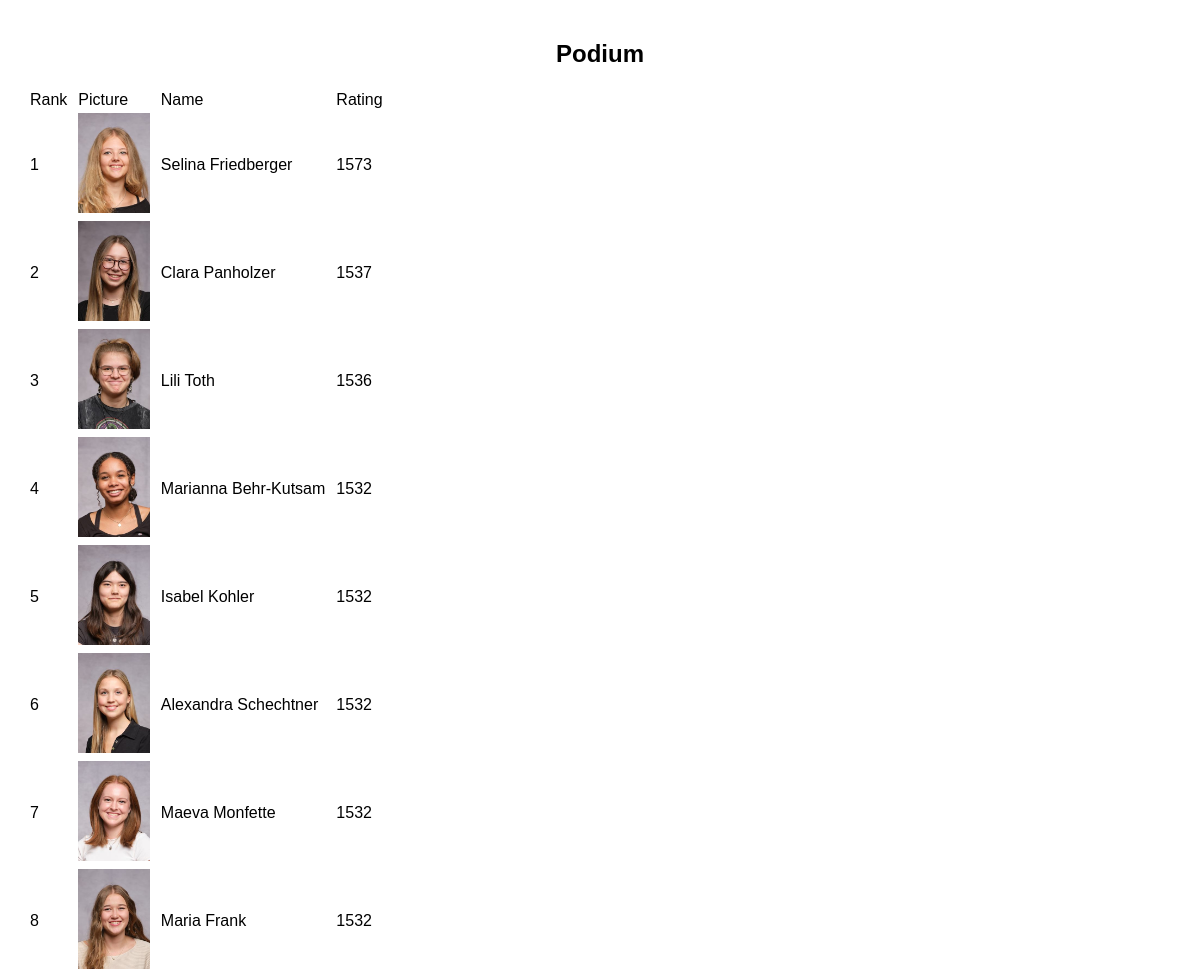
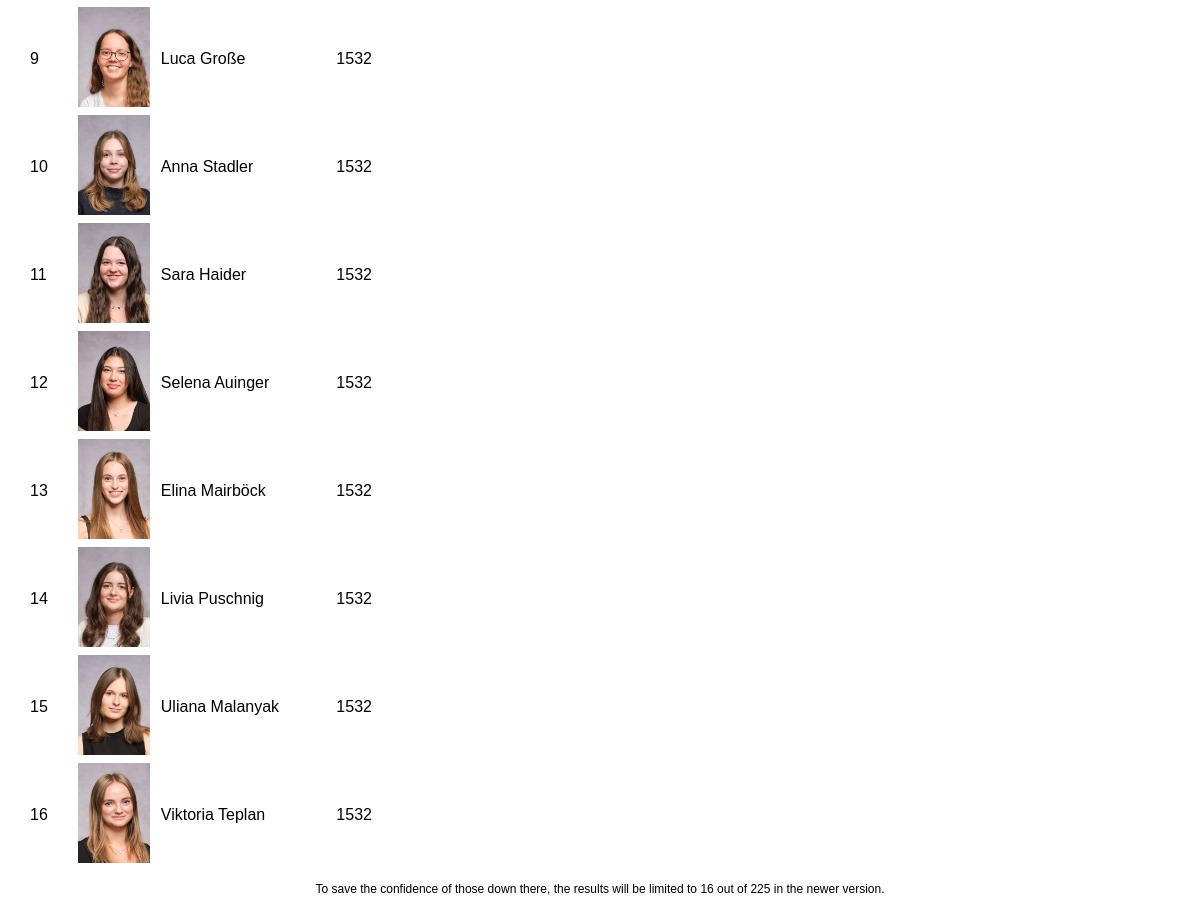
The page /podium on the database its author committed (2 pictures, top to bottom).
### app.py (models this page shows)
class Picture(db.Model):
    id = db.Column(db.Integer, primary_key=True)
    filename = db.Column(db.String(120), unique=True, nullable=False)  # Ensure filenames are unique
    elo_rating = db.Column(db.Integer, default=1500)

### app.py (the view)
@app.route('/podium')
def podium():
    all_pictures = Picture.query.filter(
        Picture.elo_rating != 1500,
    ).order_by(Picture.elo_rating.desc()).limit(16).all()
    podium_data = {
        rank + 1: {
            'filename': picture.filename,
            'elo_rating': round(picture.elo_rating)
        } for rank, picture in enumerate(all_pictures)
    }
    app.logger.info(f"Podium Data: {podium_data}")  # Log the podium data
    return render_template('podium.html', podium_data=podium_data)

### templates/podium.html (shortened to what this page needs)
<!DOCTYPE html>
<html lang="en">
<head>
    <link rel="stylesheet" href="{{ url_for('static', filename='podium.css') }}">
</head>
<body>
    <div class="container">
        <div class="podium-frame">
            <h2>Podium</h2>
            <div class="frame-frame">
                <table>
                    <thead>
                        <tr>
                            <th>Rank</th>
                            <th>Picture</th>
                            <th>Name</th>
                            <th>Rating</th>
                        </tr>
                    </thead>
                    <tbody>
                        {% for rank, entry in podium_data.items() %}
                        <tr>
                            <td>{{ rank }}</td>
                            <td>
                                <img src="{{ url_for('static', filename='uploads/' + entry['filename']) }}"
                                    alt="Picture" style="max-width: 100px; max-height: 100px;">
                            </td>
                            <td>{{ entry.filename.split('.')[0] }}</td>
                            <td class="elo-rating">{{ entry['elo_rating']|round|int }}</td>
                        </tr>
                        {% endfor %}
                    </tbody>
                </table>
                <p class="limit-text">To save the confidence of those down there, the results will be limited to 16 out of 225 in the newer version.</p>
            </div>
        </div>
    </div>
</body>
</html>

### static/podium.css (style rules this page uses)
body { font-family: Arial, sans-serif; margin: 0; }
th, td { font-weight: normal; text-align: left; padding-left: 8px; }
.podium-frame { text-align: center; padding: 20px; border: none; margin-top: 0px; }
.limit-text { font-size: 12px; }

### rows shown on the page
Picture: filename (picture), filename "Selina Friedberger"
Picture: filename (picture), filename "Clara Panholzer"
Picture: filename (picture), filename "Lili Toth"
Picture: filename (picture), filename "Marianna Behr-Kutsam"
Picture: filename (picture), filename "Isabel Kohler"
Picture: filename (picture), filename "Alexandra Schechtner"
Picture: filename (picture), filename "Maeva Monfette"
Picture: filename (picture), filename "Maria Frank"
Picture: filename (picture), filename "Luca Große"
Picture: filename (picture), filename "Anna Stadler"
Picture: filename (picture), filename "Sara Haider"
Picture: filename (picture), filename "Selena Auinger"
Picture: filename (picture), filename "Elina Mairböck"
Picture: filename (picture), filename "Livia Puschnig"
Picture: filename (picture), filename "Uliana Malanyak"
Picture: filename (picture), filename "Viktoria Teplan"

### other values the page prints
{{ rank }} "1" "2" "3" "4" "5" "6" "7" "8" "9" "10" "11" "12" "13" "14" "15" "16"
{{ entry['elo_rating']|round|int }} "1573" "1537" "1536" "1532" "1532" "1532" "1532" "1532" "1532" "1532" "1532" "1532" "1532" "1532" "1532" "1532"
